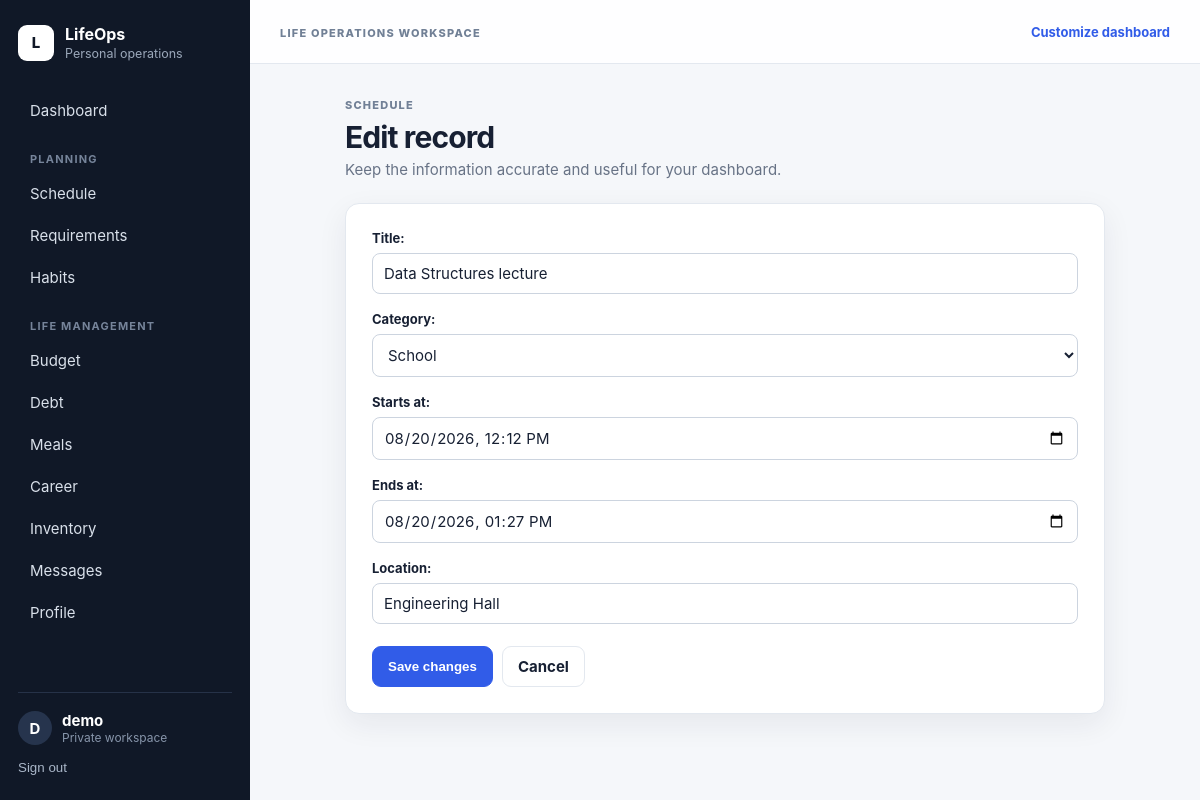
The page /schedule/1/edit/ (signed in) on the database its author committed.
### core/models.py (models this page shows, shortened)
class OwnedModel(models.Model):
    user = models.ForeignKey(User, on_delete=models.CASCADE)
    created_at = models.DateTimeField(auto_now_add=True)
    updated_at = models.DateTimeField(auto_now=True)
    class Meta:
        abstract = True

class ScheduleEvent(OwnedModel):
    CATEGORIES=[('school','School'),('work','Work'),('personal','Personal')]
    title=models.CharField(max_length=180)
    category=models.CharField(max_length=20,choices=CATEGORIES,default='personal')
    starts_at=models.DateTimeField()
    ends_at=models.DateTimeField()
    location=models.CharField(max_length=180,blank=True)
    class Meta: ordering=['starts_at']

### core/views.py (the view, shortened to what this page needs)
# urls.py: path('<str:module>/<int:pk>/edit/',views.ModuleUpdateView.as_view(),name='module_edit'),
class ModuleUpdateView(OwnedQuerysetMixin,UpdateView):
    template_name='core/item_form.html'
    def dispatch(self,request,*args,**kwargs):
        key=kwargs['module']
        if key not in MODULES: raise Http404
        self.model,self.form_class,self.module_title,_=MODULES[key]
        return super().dispatch(request,*args,**kwargs)
    def get_context_data(self,**kwargs):
        ctx=super().get_context_data(**kwargs); ctx.update(module_title=self.module_title,action='Edit'); return ctx

### core/forms.py
class ScheduleEventForm(StyledModelForm):
    class Meta:
        model=ScheduleEvent; exclude=['user']; widgets={'starts_at':DateTimeInput(format=DT),'ends_at':DateTimeInput(format=DT)}
    def __init__(self,*a,**kw):
        super().__init__(*a,**kw); self.fields['starts_at'].input_formats=[DT]; self.fields['ends_at'].input_formats=[DT]

### core/views.py (called while the page is built)
    def get_queryset(self):
        return self.model.objects.filter(user=self.request.user)

### core/templates/core/item_form.html (shortened to what this page needs)
{% extends 'core/base.html' %}
{% block content %}
<div class="narrow">
  <div class="page-heading">
    <div>
      <span class="eyebrow">{{ module_title }}</span>
      <h1>{{ action }} record</h1>
      <p>Keep the information accurate and useful for your dashboard.</p>
    </div>
  </div>
  <div class="panel form-panel">
    <form method="post">
      {% for field in form.visible_fields %}
        <div class="field">
          {{ field.label_tag }}
          {{ field }}
        </div>
      {% endfor %}
      <div class="form-actions">
        <button class="btn primary" type="submit">Save changes</button>
        <a class="btn ghost" href="javascript:history.back()">Cancel</a>
      </div>
    </form>
  </div>
</div>
{% endblock %}

### core/templates/core/base.html (shortened to what this page needs)
{% load static %}
<!doctype html><html lang="en"><head>
<link rel="stylesheet" href="{% static 'core/css/app.css' %}">
</head><body>
{% if user.is_authenticated %}
<div class="app-shell">
<aside class="sidebar">
  <div class="brand"><span class="brand-mark">L</span><div><strong>LifeOps</strong><small>Personal operations</small></div></div>
  <nav>
    <a href="{% url 'dashboard' %}">Dashboard</a>
    <div class="nav-label">Planning</div>
    <a href="{% url 'module_list' 'schedule' %}">Schedule</a><a href="{% url 'module_list' 'requirements' %}">Requirements</a><a href="{% url 'module_list' 'habits' %}">Habits</a>
    <div class="nav-label">Life management</div>
    <a href="{% url 'module_list' 'budget' %}">Budget</a><a href="{% url 'module_list' 'debt' %}">Debt</a><a href="{% url 'module_list' 'meals' %}">Meals</a><a href="{% url 'module_list' 'career' %}">Career</a><a href="{% url 'module_list' 'inventory' %}">Inventory</a>
    <a href="{% url 'messages_page' %}">Messages</a><a href="{% url 'profile_settings' %}">Profile</a>
  </nav>
  <div class="sidebar-foot"><div class="user-chip"><span>{{ user.username|first|upper }}</span><div><strong>{{ user.username }}</strong><small>Private workspace</small></div></div><form method="post" action="{% url 'logout' %}">{% csrf_token %}<button class="link-button">Sign out</button></form></div>
</aside>
<main class="main"><header class="topbar"><div><button class="mobile-menu" onclick="document.body.classList.toggle('nav-open')">☰</button><span class="eyebrow">Life operations workspace</span></div><a class="top-action" href="{% url 'dashboard_settings' %}">Customize dashboard</a></header><div class="page-wrap">{% block content %}{% endblock %}</div></main>
</div>
{% else %}{% block public_content %}{% endblock %}{% endif %}
</body></html>

### core/static/core/css/app.css (style rules this page uses)
:root { --bg:#f5f7fa;--surface:#fff;--surface-2:#f9fafb;--text:#172033;--muted:#687386;--line:#e3e8ef;--nav:#101827;--nav2:#1c2637;--primary:#315ce8;--primary2:#2448bd;--danger:#bd3343;--success:#18794e;--shadow:0 10px 30px rgba(23,32,51,.07);--radius:14px }
* { box-sizing:border-box }
body { margin:0;font-family:Inter,ui-sans-serif,-apple-system,BlinkMacSystemFont,"Segoe UI",sans-serif;background:var(--bg);color:var(--text);font-size:15px }
a { color:var(--primary);text-decoration:none }
.app-shell { display:grid;grid-template-columns:250px 1fr;min-height:100vh }
.sidebar { background:var(--nav);color:#fff;padding:24px 18px;display:flex;flex-direction:column;position:sticky;top:0;height:100vh }
.brand { display:flex;align-items:center;gap:11px }
.brand-mark { display:grid;place-items:center;width:36px;height:36px;border-radius:9px;background:#fff;color:var(--nav);font-weight:800 }
.brand strong { display:block;font-size:16px }
.brand small { display:block;color:#9ba8ba;margin-top:2px }
.sidebar nav { margin-top:30px }
.sidebar nav a { display:block;padding:10px 12px;border-radius:9px;color:#d9e0ea;margin-bottom:3px }
.nav-label { margin:22px 12px 8px;font-size:11px;text-transform:uppercase;letter-spacing:.11em;color:#76849a;font-weight:700 }
.sidebar-foot { margin-top:auto;border-top:1px solid #263248;padding-top:18px }
.user-chip { display:flex;align-items:center;gap:10px;margin-bottom:12px }
.user-chip>span { width:34px;height:34px;border-radius:50%;background:#26344d;display:grid;place-items:center;font-weight:700 }
.user-chip strong,.user-chip small { display:block }
.user-chip small { color:#8795aa;font-size:12px }
.link-button { border:0;background:none;color:#aab7c9;padding:0;cursor:pointer }
.main { min-width:0 }
.topbar { height:64px;border-bottom:1px solid var(--line);background:rgba(255,255,255,.92);display:flex;align-items:center;justify-content:space-between;padding:0 30px;position:sticky;top:0;z-index:10 }
.eyebrow { text-transform:uppercase;font-size:11px;letter-spacing:.11em;font-weight:800;color:#718096 }
.top-action { font-size:13px;font-weight:700 }
.page-wrap { padding:30px;max-width:1500px;margin:auto }
.page-heading { display:flex;align-items:flex-end;justify-content:space-between;gap:20px;margin-bottom:24px }
.page-heading h1 { font-size:30px;margin:6px 0 5px;letter-spacing:-.03em }
.page-heading p { margin:0;color:var(--muted) }
.btn { display:inline-flex;align-items:center;justify-content:center;padding:10px 15px;border-radius:9px;font-weight:700;border:1px solid var(--line);background:#fff;color:var(--text);cursor:pointer }
.btn.primary { background:var(--primary);border-color:var(--primary);color:white }
.btn.ghost { background:#fff }
.widget,.panel { background:#fff;border:1px solid var(--line);border-radius:var(--radius);box-shadow:var(--shadow) }
.panel { padding:22px }
.narrow { max-width:760px;margin:auto }
.form-panel { padding:26px }
.field { margin-bottom:17px }
.field label { display:block;font-weight:700;font-size:13px;margin-bottom:7px }
.form-control,input,select,textarea { width:100%;border:1px solid #ccd4df;border-radius:8px;padding:10px 11px;font:inherit;color:var(--text);background:#fff }
.form-actions { display:flex;gap:9px;margin-top:22px }

### rows shown on the page
ScheduleEvent: visible_fields "Data Structures lecture" "School" "08/20/2026 12:12" "08/20/2026 13:27" "Engineering Hall"

### other values the page prints
{{ user.username|first|upper }} "D"
{{ user.username }} "demo"
{{ module_title }} "SCHEDULE"
{{ action }} "Edit"
{{ field.label_tag }} "Title:" "Category:" "Starts at:" "Ends at:" "Location:"
